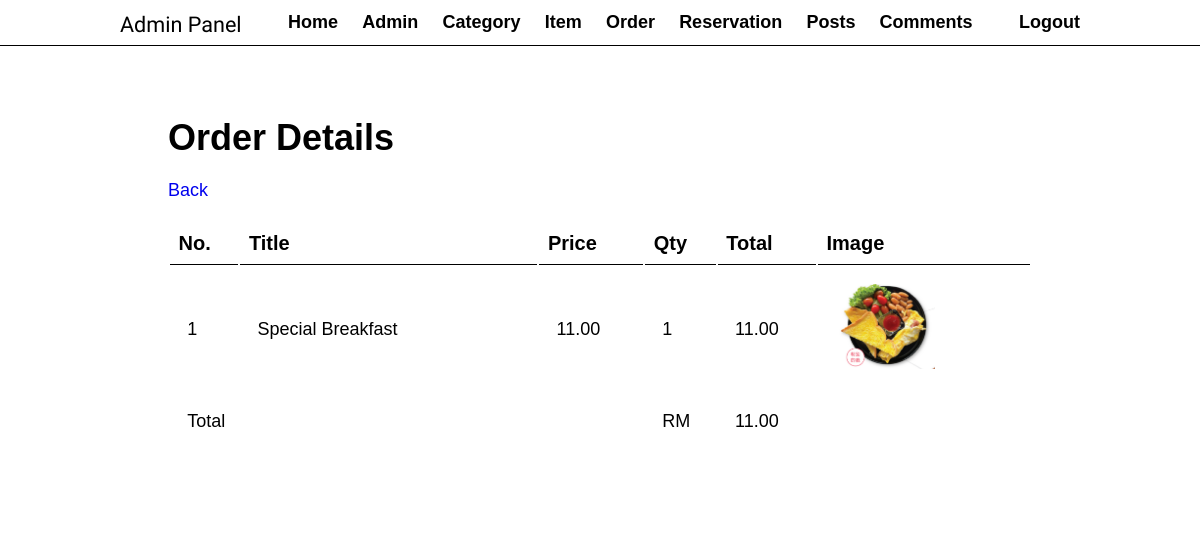
/admin/view-order-details.php?id=71&order_num=1&cus_id=4 (signed in), run on the app's committed database.
### tables this page shows
CREATE TABLE `tbl_cart` (
  `id` int(10) UNSIGNED NOT NULL,
  `food_id` int(11) UNSIGNED DEFAULT NULL,
  `qty` int(11) NOT NULL,
  `total` decimal(10,2) NOT NULL,
  `submit` tinyint(1) NOT NULL,
  `cart_status` varchar(10) NOT NULL DEFAULT 'Unpaid',
  `customer_id` int(11) DEFAULT NULL,
  `order_num` int(11) NOT NULL DEFAULT 0
);

CREATE TABLE `tbl_food` (
  `id` int(11) UNSIGNED NOT NULL,
  `title` varchar(100) NOT NULL,
  `description` text NOT NULL,
  `price` decimal(10,2) NOT NULL,
  `image_name` varchar(100) NOT NULL,
  `category_id` int(10) UNSIGNED DEFAULT NULL,
  `featured` varchar(10) NOT NULL,
  `active` varchar(10) NOT NULL
);

### admin/view-order-details.php (the view, shortened to what this page needs)
<?php include ("partials/menu.php") ?>
<div class="main-content">
    <div class="wrapper">
        <h1>Order Details</h1>
        <br>
        <a href="<?php echo HOMEURL; ?>admin/manage-order.php" class=" link-no-deco">Back</a>
        <br><br>
        <form action="" method="POST">
            <table class="tbl-full">
                <tr>
                    <th>No.</th>
                    <th>Title</th>
                    <th>Price</th>
                    <th>Qty</th>
                    <th>Total</th>
                    <th>Image</th>
                </tr>
                <?php
                try {
                    $order_num = $_GET['order_num'];
                    $cus_id = $_GET['cus_id'];
                    $query = "SELECT DISTINCT c.id,f.title,f.price,c.qty,c.total,f.image_name
                          FROM tbl_cart as c
                          JOIN tbl_food as f
                          ON c.food_id = f.id
                          WHERE c.customer_id = $cus_id and c.order_num = $order_num
                            ";
                    $sum_query = "SELECT SUM(total) as total
                            FROM tbl_cart as c
                            WHERE c.customer_id = $cus_id and c.order_num = $order_num";
                    $stmt = $pdo->prepare($query);
                    $stmt->execute();
                    $stmt2 = $pdo->prepare($sum_query);
                    $stmt2->execute();
                    $sum_count = $stmt2->rowCount();
                    if ($sum_count > 0) {
                        $sum_result = $stmt2->fetchAll(PDO::FETCH_ASSOC);
                        $order_total = $sum_result[0]['total'];
                    }
                    $count = $stmt->rowCount();
                    if ($count > 0) {
                        $result = $stmt->fetchAll(PDO::FETCH_ASSOC);
                        $number = 1;
                        foreach ($result as $row) {
                            ?>
                            <tr>
                                <td>
                                    <?php echo $number++ ?>
                                </td>
                                <td>
                                    <?php echo $row["title"] ?>
                                </td>
                                <td>
                                    <?php echo $row["price"] ?>
                                </td>
                                <td>
                                    <?php echo $row["qty"] ?>
                                </td>
                                <td>
                                    <?php echo $row["total"] ?>
                                </td>
                                <td>
                                    <?php
                                    if ($row["image_name"] != "") {
                                        ?>
                                        <img src="<?php echo HOMEURL; ?>images/food/<?php echo $row["image_name"] ?>" alt=""
                                            width="100px">
                                        <?php
                                    } else {
                                        echo "<div class='failed'>Image Unavailable</div>";
                                    }
                                    ?>
                                </td>
                            </tr>
                            <?php
                        }
                        ?>
                        <tr>
                            <td colspan='3'>Total</td>
                            <td>RM </td>
                            <td>
                                <?php echo $order_total ?>
                            </td>
                        </tr>
                        <?php
                    }
                } catch (PDOException $e) {
                    die ("Query Error " . $e->getMessage());
                }
                ?>
            </table>
        </form>
    </div>
</div>

### css/admin.css (style rules this page uses)
* { margin: 0 0; padding: 0 0; font-family: Arial, Helvetica, sans-serif; }
.wrapper { padding: 1%; width: 80%; margin: 0 auto; font-size: large; }
.link-no-deco { text-decoration: none; }
.tbl-full { width: 100%; }
table tr th { border-bottom: 1px solid black; padding: 1%; text-align: left; font-size: 20px; }
table tr td { padding: 2%; }
.main-content { padding: 5% 5%; margin: 0%; background-color: #ffffff; }

### data on the page
tbl_cart: food.title "Special Breakfast", food.price "11.00", qty "1", total "11.00", food.image_name (picture)

### other printed values
$order_total "11.00"
